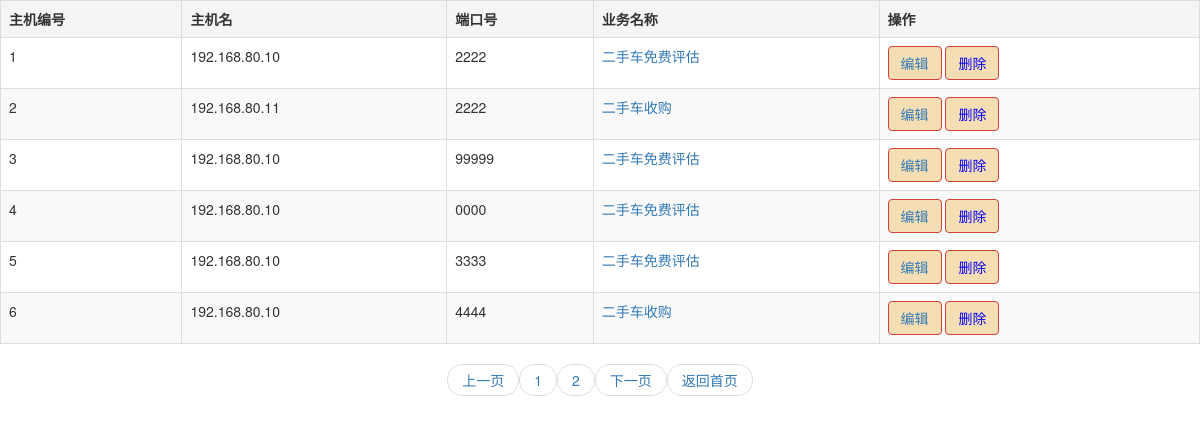
Page /hosts/ on the committed database.
### app01/models.py (models this page shows)
class HostInfo(models.Model):
    hostname = models.CharField('主机名',max_length=32)
    port = models.CharField('端口',max_length=10)
    busid = models.ForeignKey(to='BusinessInfo',to_field='id')

class BusinessInfo(models.Model):
    businessname = models.CharField('业务线名称',max_length=32)
    mm = models.ManyToManyField('UserInfo')

### app01/views.py (the view)
# urls.py: url(r'^hosts/', views.HostsView.as_view()),
class HostsView(View):
    def get(self,request,*args,**kwargs):
        all_count=models.HostInfo.objects.all().count()
        page_info=PageInfo(request.GET.get("p"),6,all_count,request.path_info)
        all_host_list = models.HostInfo.objects.all()[page_info.start():page_info.end()]
        all_bus_list = models.BusinessInfo.objects.all()
        return render(request,'hosts.html',{'all_host_list':all_host_list,
                                            "page_info":page_info,
                                            'all_bus_list':all_bus_list})

### utils/page.py (called while the page is built)
    def start(self):
        return (self.current_page -1)* self.per_page_num

    def end(self):
        return self.current_page*self.per_page_num

### templates/hosts.html (shortened to what this page needs)
{% load staticfiles %}
<!DOCTYPE html>
<html lang="en">
<head>
    <link rel="stylesheet" href="{% static "css/bootstrap.css" %}">
</head>
<body>
<table class="table table-bordered table-striped table-hover">
        <tr>
            <th>主机编号</th>
            <th>主机名</th>
            <th>端口号</th>
            <th>业务名称</th>
            <th>操作</th>
        </tr>
        {% for host in all_host_list %}
            <tr>
                <td>{{ host.id }}</td>
                <td>{{ host.hostname }}</td>
                <td>{{ host.port }}</td>
                <td><a href="/search_bus_{{ host.busid_id }}">{{ host.busid.businessname }}</a></td>
            <td>
                    <button style="background-color: wheat" type="button" class="btn btn-danger btn-group-xs"
                            name="edit">
                        <a href="/edit_host_{{ host.id }}">编辑</a>
                    </button>
                    <button type="button" style="background-color: wheat;color: blue"
                            class="btn btn-danger btn-group-xs" name="delete">
                        删除
                    </button>
                </td>
            </tr>
{% endfor %}
</table>
    <div>
      <nav aria-label="...">
                <ul class="pager">
                    {{ page_info.page_str|safe }}
                </ul>
            </nav>
        </div>
</body>
</html>

### rows in the picture
HostInfo: id "1", hostname "192.168.80.10", port "2222", busid.businessname "二手车免费评估"
HostInfo: id "2", hostname "192.168.80.11", port "2222", busid.businessname "二手车收购"
HostInfo: id "3", hostname "192.168.80.10", port "99999", busid.businessname "二手车免费评估"
HostInfo: id "4", hostname "192.168.80.10", port "0000", busid.businessname "二手车免费评估"
HostInfo: id "5", hostname "192.168.80.10", port "3333", busid.businessname "二手车免费评估"
HostInfo: id "6", hostname "192.168.80.10", port "4444", busid.businessname "二手车收购"

### other values in the picture
{{ page_info.page_str|safe }} "上一页 1 2 下一页 返回首页"
